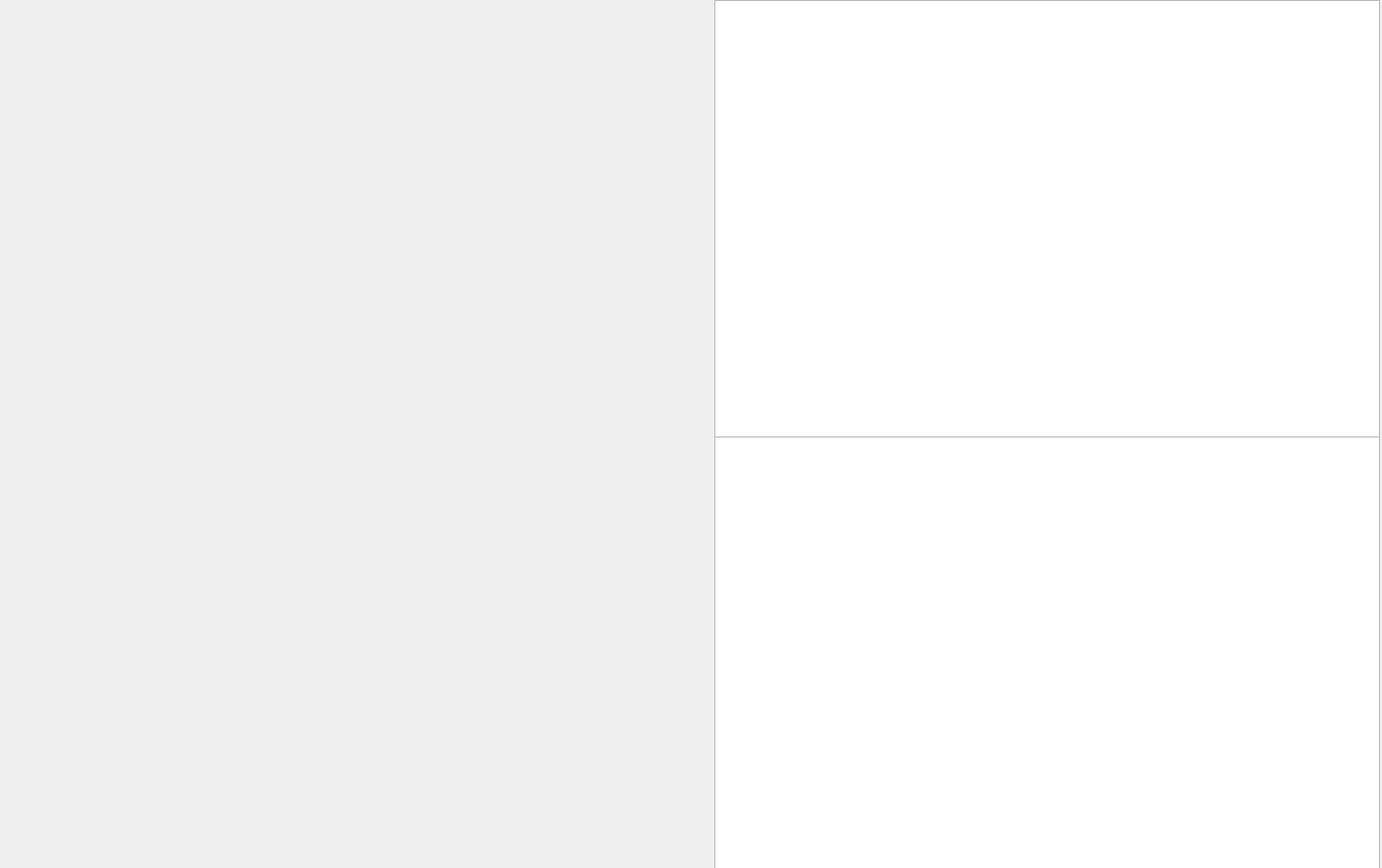
<?xml version="1.0" encoding="UTF-8"?>
<ui version="4.0">
 <class>trolleybus22</class>
 <widget class="QDialog" name="trolleybus22">
  <property name="geometry">
   <rect>
    <x>0</x>
    <y>0</y>
    <width>1393</width>
    <height>875</height>
   </rect>
  </property>
  <property name="windowTitle">
   <string>ТРОЛЕЙБУС 22  УНІВЕРСИТЕТ -  АВТОВОКЗАЛ</string>
  </property>
  <widget class="QLabel" name="image">
   <property name="geometry">
    <rect>
     <x>-620</x>
     <y>-150</y>
     <width>2031</width>
     <height>1031</height>
    </rect>
   </property>
   <property name="text">
    <string/>
   </property>
   <property name="pixmap">
    <pixmap>images/00137640.jpg</pixmap>
   </property>
  </widget>
  <widget class="QTableView" name="tableView">
   <property name="geometry">
    <rect>
     <x>720</x>
     <y>0</y>
     <width>671</width>
     <height>441</height>
    </rect>
   </property>
  </widget>
  <widget class="QTableView" name="tableView_2">
   <property name="geometry">
    <rect>
     <x>720</x>
     <y>440</y>
     <width>671</width>
     <height>441</height>
    </rect>
   </property>
   <property name="lineWidth">
    <number>3</number>
   </property>
  </widget>
 </widget>
 <resources/>
 <connections/>
</ui>
